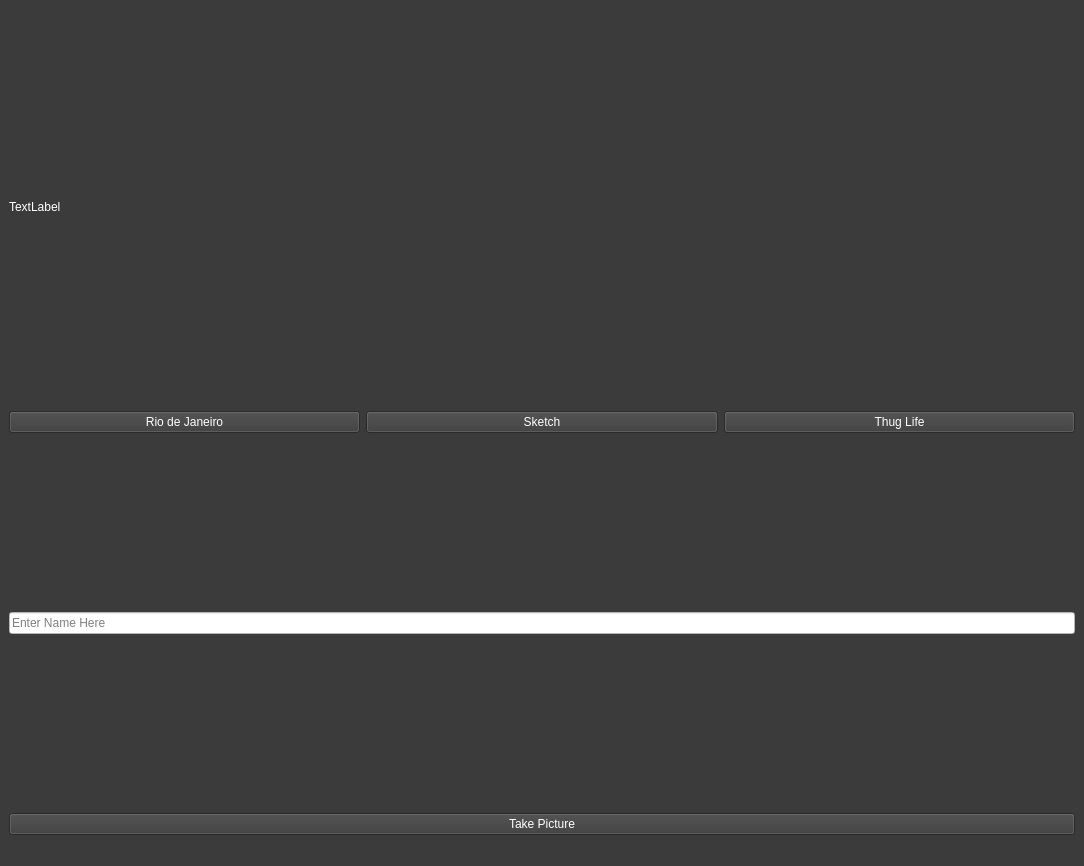
<?xml version="1.0" encoding="UTF-8"?>
<ui version="4.0">
 <class>Filter_Me</class>
 <widget class="QMainWindow" name="Filter_Me">
  <property name="geometry">
   <rect>
    <x>0</x>
    <y>0</y>
    <width>1084</width>
    <height>866</height>
   </rect>
  </property>
  <property name="minimumSize">
   <size>
    <width>1084</width>
    <height>866</height>
   </size>
  </property>
  <property name="windowTitle">
   <string>FilterMe</string>
  </property>
  <property name="layoutDirection">
   <enum>Qt::LayoutDirection::LeftToRight</enum>
  </property>
  <property name="styleSheet">
   <string notr="true">color: white;
background-color: rgb(59, 59, 59);
</string>
  </property>
  <property name="tabShape">
   <enum>QTabWidget::TabShape::Rounded</enum>
  </property>
  <widget class="QWidget" name="centralwidget">
   <layout class="QVBoxLayout" name="verticalLayout">
    <item>
     <widget class="QLabel" name="webcam_Display">
      <property name="text">
       <string>TextLabel</string>
      </property>
     </widget>
    </item>
    <item>
     <layout class="QHBoxLayout" name="horizontalLayout">
      <item>
       <widget class="QPushButton" name="btn_rio">
        <property name="text">
         <string>Rio de Janeiro</string>
        </property>
       </widget>
      </item>
      <item>
       <widget class="QPushButton" name="btn_sketch">
        <property name="text">
         <string>Sketch</string>
        </property>
       </widget>
      </item>
      <item>
       <widget class="QPushButton" name="btn_glasses">
        <property name="text">
         <string>Thug Life</string>
        </property>
        <property name="autoDefault">
         <bool>false</bool>
        </property>
        <property name="default">
         <bool>false</bool>
        </property>
        <property name="flat">
         <bool>false</bool>
        </property>
       </widget>
      </item>
     </layout>
    </item>
    <item>
     <layout class="QVBoxLayout" name="verticalLayout_2">
      <item alignment="Qt::AlignmentFlag::AlignVCenter">
       <widget class="QLineEdit" name="insert_username">
        <property name="styleSheet">
         <string notr="true">background-color: rgb(255, 255, 255);
color: rgb(0, 0, 0);</string>
        </property>
        <property name="placeholderText">
         <string>Enter Name Here</string>
        </property>
       </widget>
      </item>
      <item>
       <widget class="QPushButton" name="take_photo_button">
        <property name="text">
         <string>Take Picture</string>
        </property>
       </widget>
      </item>
     </layout>
    </item>
   </layout>
  </widget>
  <widget class="QStatusBar" name="statusbar"/>
 </widget>
 <resources/>
 <connections/>
</ui>
